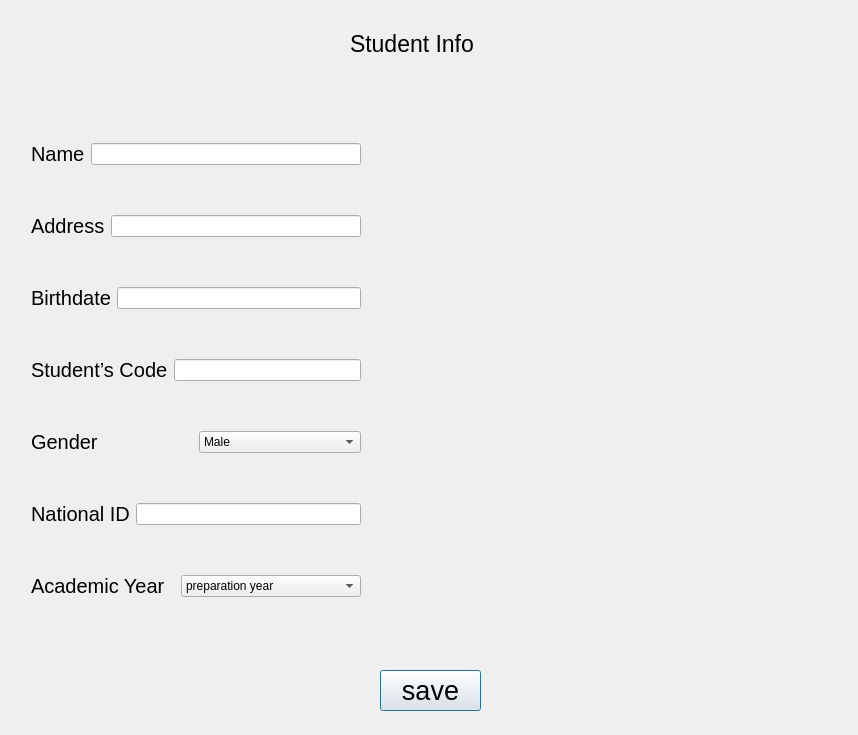
<?xml version="1.0" encoding="UTF-8"?>
<ui version="4.0">
 <class>einfo</class>
 <widget class="QDialog" name="einfo">
  <property name="geometry">
   <rect>
    <x>0</x>
    <y>0</y>
    <width>858</width>
    <height>735</height>
   </rect>
  </property>
  <property name="windowTitle">
   <string>Dialog</string>
  </property>
  <widget class="QLabel" name="label_4">
   <property name="geometry">
    <rect>
     <x>350</x>
     <y>10</y>
     <width>328</width>
     <height>68</height>
    </rect>
   </property>
   <property name="styleSheet">
    <string notr="true">font-size: 17pt;</string>
   </property>
   <property name="text">
    <string>Student Info</string>
   </property>
  </widget>
  <widget class="QPushButton" name="pushButton">
   <property name="geometry">
    <rect>
     <x>380</x>
     <y>670</y>
     <width>101</width>
     <height>41</height>
    </rect>
   </property>
   <property name="styleSheet">
    <string notr="true">font-size: 20pt;</string>
   </property>
   <property name="text">
    <string>save</string>
   </property>
  </widget>
  <widget class="QWidget" name="layoutWidget">
   <property name="geometry">
    <rect>
     <x>31</x>
     <y>100</y>
     <width>330</width>
     <height>541</height>
    </rect>
   </property>
   <layout class="QVBoxLayout" name="verticalLayout">
    <item>
     <layout class="QHBoxLayout" name="horizontalLayout">
      <item>
       <widget class="QLabel" name="label">
        <property name="styleSheet">
         <string notr="true">font-size: 15pt;</string>
        </property>
        <property name="text">
         <string>Name</string>
        </property>
       </widget>
      </item>
      <item>
       <widget class="QLineEdit" name="lineEdit"/>
      </item>
     </layout>
    </item>
    <item>
     <layout class="QHBoxLayout" name="horizontalLayout_2">
      <item>
       <widget class="QLabel" name="label_2">
        <property name="styleSheet">
         <string notr="true">font-size: 15pt;</string>
        </property>
        <property name="text">
         <string>Address</string>
        </property>
       </widget>
      </item>
      <item>
       <widget class="QLineEdit" name="lineEdit_2"/>
      </item>
     </layout>
    </item>
    <item>
     <layout class="QHBoxLayout" name="horizontalLayout_3">
      <item>
       <widget class="QLabel" name="label_3">
        <property name="styleSheet">
         <string notr="true">font-size: 15pt;</string>
        </property>
        <property name="text">
         <string>Birthdate</string>
        </property>
       </widget>
      </item>
      <item>
       <widget class="QLineEdit" name="lineEdit_3"/>
      </item>
     </layout>
    </item>
    <item>
     <layout class="QHBoxLayout" name="horizontalLayout_4">
      <item>
       <widget class="QLabel" name="label_7">
        <property name="styleSheet">
         <string notr="true">font-size: 15pt;</string>
        </property>
        <property name="text">
         <string>Student’s Code</string>
        </property>
       </widget>
      </item>
      <item>
       <widget class="QLineEdit" name="lineEdit_4"/>
      </item>
     </layout>
    </item>
    <item>
     <layout class="QHBoxLayout" name="horizontalLayout_5">
      <item>
       <widget class="QLabel" name="label_9">
        <property name="styleSheet">
         <string notr="true">font-size: 15pt;</string>
        </property>
        <property name="text">
         <string>Gender</string>
        </property>
       </widget>
      </item>
      <item>
       <widget class="QComboBox" name="comboBox">
        <item>
         <property name="text">
          <string>Male</string>
         </property>
        </item>
        <item>
         <property name="text">
          <string>Female</string>
         </property>
        </item>
       </widget>
      </item>
     </layout>
    </item>
    <item>
     <layout class="QHBoxLayout" name="horizontalLayout_6">
      <item>
       <widget class="QLabel" name="label_11">
        <property name="styleSheet">
         <string notr="true">font-size: 15pt;</string>
        </property>
        <property name="text">
         <string>National ID</string>
        </property>
       </widget>
      </item>
      <item>
       <widget class="QLineEdit" name="lineEdit_6"/>
      </item>
     </layout>
    </item>
    <item>
     <layout class="QHBoxLayout" name="horizontalLayout_7">
      <item>
       <widget class="QLabel" name="label_6">
        <property name="styleSheet">
         <string notr="true">font-size: 15pt;</string>
        </property>
        <property name="text">
         <string>Academic Year</string>
        </property>
       </widget>
      </item>
      <item>
       <widget class="QComboBox" name="comboBox_2">
        <item>
         <property name="text">
          <string>preparation year</string>
         </property>
        </item>
        <item>
         <property name="text">
          <string>1st year , computer</string>
         </property>
        </item>
        <item>
         <property name="text">
          <string>2nd year , computer</string>
         </property>
        </item>
        <item>
         <property name="text">
          <string>3rd year , computer</string>
         </property>
        </item>
        <item>
         <property name="text">
          <string>4th year , computer </string>
         </property>
        </item>
        <item>
         <property name="text">
          <string>1st year , communication</string>
         </property>
        </item>
        <item>
         <property name="text">
          <string>2nd year , communicationm</string>
         </property>
        </item>
        <item>
         <property name="text">
          <string>3rd year , communication</string>
         </property>
        </item>
        <item>
         <property name="text">
          <string>4th year , communication</string>
         </property>
        </item>
        <item>
         <property name="text">
          <string>1st year ,Electrical </string>
         </property>
        </item>
        <item>
         <property name="text">
          <string>2nd year ,Electrical </string>
         </property>
        </item>
        <item>
         <property name="text">
          <string>3rd year ,Electrical </string>
         </property>
        </item>
        <item>
         <property name="text">
          <string>4th year , Electrical </string>
         </property>
        </item>
        <item>
         <property name="text">
          <string>1st year ,Medical  </string>
         </property>
        </item>
        <item>
         <property name="text">
          <string>2nd year , Medical </string>
         </property>
        </item>
        <item>
         <property name="text">
          <string>3rd year ,Medical </string>
         </property>
        </item>
        <item>
         <property name="text">
          <string>4th year , Medical </string>
         </property>
        </item>
        <item>
         <property name="text">
          <string>1st year . Mechanical </string>
         </property>
        </item>
        <item>
         <property name="text">
          <string>2nd year ,Mechanical </string>
         </property>
        </item>
        <item>
         <property name="text">
          <string>3rd year ,Mechanical </string>
         </property>
        </item>
        <item>
         <property name="text">
          <string>4th year ,Mechanical </string>
         </property>
        </item>
       </widget>
      </item>
     </layout>
    </item>
   </layout>
  </widget>
  <widget class="QLabel" name="studentimage">
   <property name="geometry">
    <rect>
     <x>530</x>
     <y>140</y>
     <width>211</width>
     <height>201</height>
    </rect>
   </property>
   <property name="text">
    <string/>
   </property>
  </widget>
 </widget>
 <resources/>
 <connections/>
</ui>
